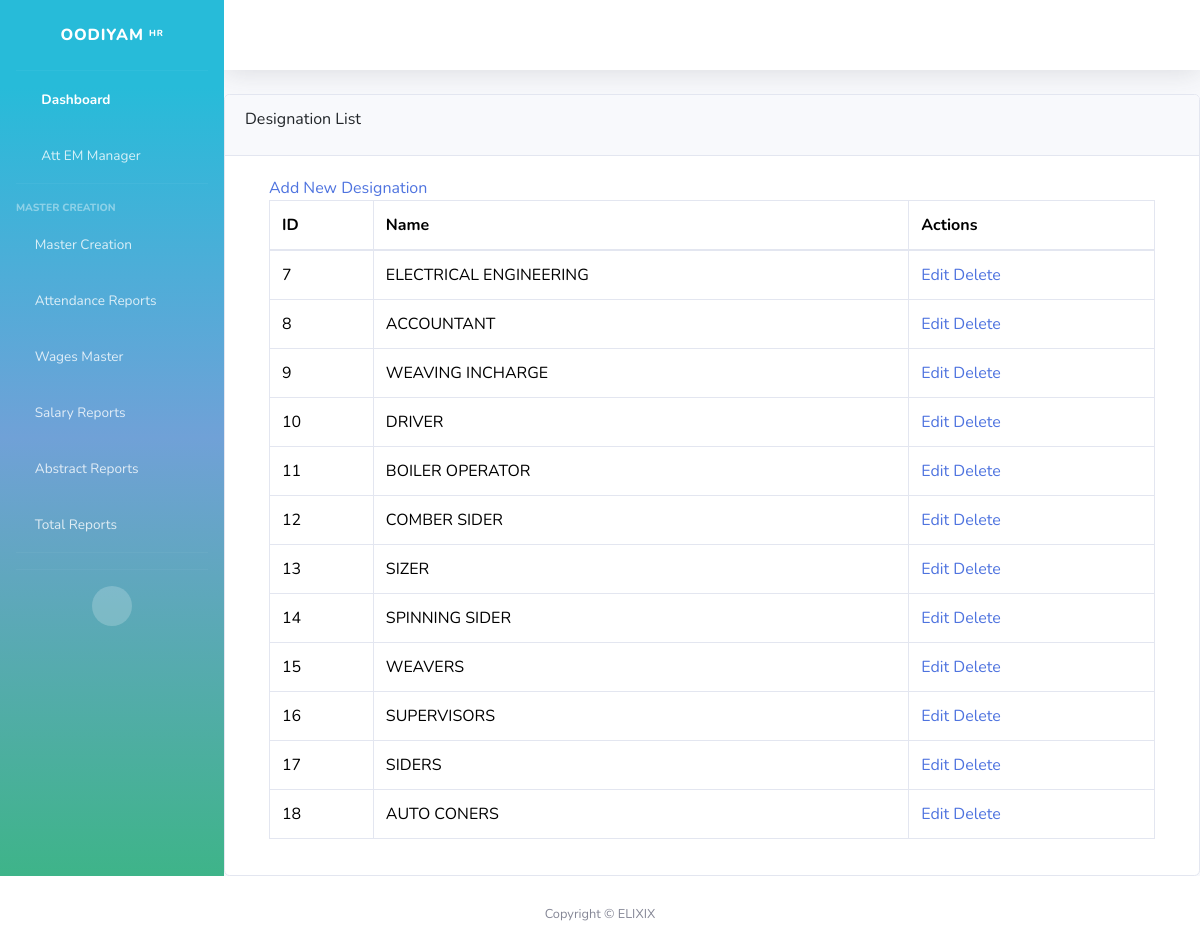
Page /employee/designations/ on the committed database.
### employee/models.py (models this page shows, shortened)
class Designation(models.Model):
    name = models.CharField(max_length=100, unique=True)

### employee/views.py (the view)
# urls.py: path('designations/', views.designation_list, name='designation_list'),
def designation_list(request):
    designations = Designation.objects.all()
    return render(request, 'employee/department/designation_list.html', {'designations': designations})

### employee/templates/employee/department/designation_list.html (shortened to what this page needs)
{% load static %}
<!DOCTYPE html>
<html lang="en">
<head>
    <link href="{% static 'django_select2/django_select2.css' %}" rel="stylesheet">
</head>
<body id="page-top">
    <div id="wrapper">
        {% include 'body/sidebar.html' %}
        <div id="content-wrapper" class="d-flex flex-column">
            <div id="content">
                {% include 'body/header.html' %}
                <div class="card">
                    <div class="card-header">
                            <div class="card-title">Designation List</div>
                        </div>
                        <div class="card-body">
                            <div class="container">
                                <a href="{% url 'designation_create' %}">Add New Designation</a>
                                <table class="table table-bordered table-bordered-bd-primary">
                                    <thead>
                                        <tr>
                <th>ID</th>
                <th>Name</th>
                <th>Actions</th>
            </tr>
        </thead>
        <tbody>
            {% for designation in designations %}
            <tr>
                <td>{{ designation.id }}</td>
                <td>{{ designation.name }}</td>
                <td>
                    <a href="{% url 'designation_edit' designation.id %}">Edit</a>
                    <a href="{% url 'designation_delete' designation.id %}">Delete</a>
                </td>
            </tr>
            {% empty %}
            <tr>
                <td colspan="3">No designations found.</td>
            </tr>
            {% endfor %}
        </tbody>
    </table>
                            </div>
                        </div>
                    </div>
                </div>
            </div>
        </div>
    {% include 'body/footer.html' %}
</body>
</html>

### employee/templates/body/sidebar.html (shortened to what this page needs)
{% load static %}
    <link href="{% static 'vendor/fontawesome-free/css/all.min.css' %}" rel="stylesheet" type="text/css">
        <link href="https://cdnjs.cloudflare.com/ajax/libs/select2/4.0.13/css/select2.min.css" rel="stylesheet">
        <link rel="stylesheet" href="https://cdnjs.cloudflare.com/ajax/libs/font-awesome/4.7.0/css/font-awesome.min.css">
    <link href="{% static 'css/sb-admin-2.min.css' %}" rel="stylesheet">
  <ul class="navbar-nav bg-gradient-primary sidebar sidebar-dark accordion" id="accordionSidebar">
    <a class="sidebar-brand d-flex align-items-center justify-content-center" href="{% url 'home' %}">
        <div class="sidebar-brand-text mx-3">Oodiyam   <sup>HR </sup> </div>
    </a>
    <hr class="sidebar-divider my-0">
    <li class="nav-item active">
        <a class="nav-link" href="{% url 'hr_dashboard' %}">
            <i class="fas fa-fw fa-tachometer-alt"></i>
            <span>Dashboard</span></a>
    </li>
     <li class="nav-item">
        <a class="nav-link collapsed" href="#" data-toggle="collapse" data-target="#collapseUtilities"
            aria-expanded="true" aria-controls="collapseUtilities">
            <i class="fas fa-fw fa-wrench"></i>
            <span>Att EM Manager</span>
        </a>
    </li>
    <hr class="sidebar-divider">
    <div class="sidebar-heading">
        Master Creation
    </div>
    <li class="nav-item">
        <a href="{% url 'master_creation' %}"    class="nav-link collapsed">
            <i class="fas fa-cogs"></i>
            <span>Master Creation</span>
        </a>
<a href="{% url 'attendance_reports' %}"    class="nav-link collapsed">
            <i class="fas fa-chart-line"></i>
            <span>Attendance Reports</span>
            <span class="badge badge-count"></span>
        </a>
<a href="{% url 'wages_reports' %}"    class="nav-link collapsed">
            <i class="fas fa-dollar-sign"></i>
            <span>Wages Master</span>
        </a>
<a href="{% url 'salary_reports' %}"    class="nav-link collapsed">
            <i class="fas fa-money-bill"></i>
            <span>Salary Reports</span>
        </a>
<a href="{% url 'salary_abstract_reports' %}"    class="nav-link collapsed">
            <i class="fas fa-file-alt"></i>
            <span>Abstract Reports</span>
        </a>
<a href="{% url 'reports_list' %}"          class="nav-link collapsed">
            <i class="fas fa-chart-bar"></i>
            <span>Total Reports</span>
        </a>
    </li>
    <hr class="sidebar-divider">
    <hr class="sidebar-divider d-none d-md-block">
    <div class="text-center d-none d-md-inline">
        <button class="rounded-circle border-0" id="sidebarToggle"></button>
    </div>
</ul>

### employee/templates/body/header.html (shortened to what this page needs)
{% load static %}
{% load static %}
<!DOCTYPE html>
<html lang="en">
<head>
    <link href="https://cdn.jsdelivr.net/npm/bootstrap@5.3.3/dist/css/bootstrap.min.css" rel="stylesheet">
    <link href="{% static 'vendor/fontawesome-free/css/all.min.css' %}" rel="stylesheet" type="text/css">
    <link href="{% static 'css/sb-admin-2.min.css' %}" rel="stylesheet">
</head>
<body id="page-top">
<nav class="navbar navbar-expand navbar-light bg-white topbar mb-4 static-top shadow">
    <ul class="navbar-nav ml-auto">
        <li class="nav-item dropdown no-arrow">
            <a class="nav-link dropdown-toggle" href="#" id="userDropdown" role="button" data-toggle="dropdown" aria-haspopup="true" aria-expanded="false">
                <lord-icon src="https://cdn.lordicon.com/xzalkbkz.json" trigger="loop" style="width:50px;height:50px"></lord-icon>
            </a>
        </li>
    </ul>
</nav>
</body>
</html>

### employee/templates/body/footer.html (shortened to what this page needs)
{% load static %}
<link href="https://cdn.jsdelivr.net/npm/bootstrap@5.3.3/dist/css/bootstrap.min.css" rel="stylesheet">
<link href="{% static 'vendor/fontawesome-free/css/all.min.css' %}" rel="stylesheet" type="text/css">
    <link href="{% static 'vendor/fontawesome-free/css/all.min.css' %}" rel="stylesheet" type="text/css">
    <link href="{% static 'css/sb-admin-2.min.css' %}" rel="stylesheet">
       <footer class="sticky-footer bg-red">
        <div class="container my-auto">
            <div class="copyright text-center my-auto">
                <span>Copyright &copy; ELIXIX </span>
            </div>
        </div>
    </footer>

### employee/templates/employee/department/designation_list.html (style rules this page uses)
table, th, td { border: 2px solid black; border-collapse: collapse; }
th, td { padding: 8px; text-align: left; }
th { background-color: #f2f2f2; }

### rows in the picture
Designation: id "7", name "ELECTRICAL ENGINEERING"
Designation: id "8", name "ACCOUNTANT"
Designation: id "9", name "WEAVING INCHARGE"
Designation: id "10", name "DRIVER"
Designation: id "11", name "BOILER OPERATOR"
Designation: id "12", name "COMBER SIDER"
Designation: id "13", name "SIZER"
Designation: id "14", name "SPINNING SIDER"
Designation: id "15", name "WEAVERS"
Designation: id "16", name "SUPERVISORS"
Designation: id "17", name "SIDERS"
Designation: id "18", name "AUTO CONERS"
